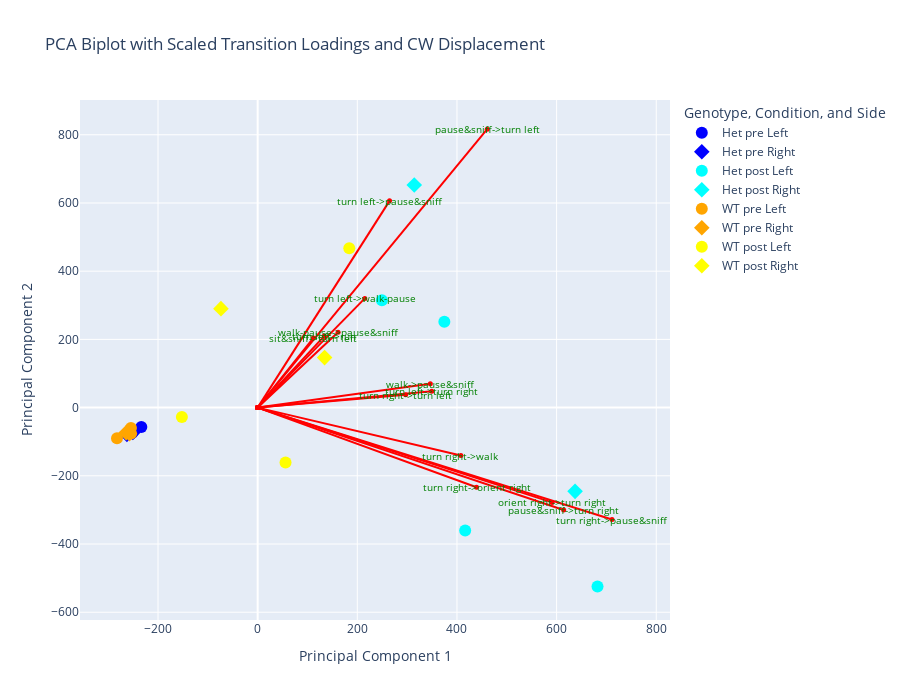

Source (notebook cell):
### Code cell
import plotly.graph_objects as go

# Define colors for Genotype and Condition combinations
genotype_condition_colors = {
    ('Het', 'pre'): 'blue',
    ('Het', 'post'): 'cyan',
    ('WT', 'pre'): 'orange',
    ('WT', 'post'): 'yellow'
}

# Define symbols for Side
side_symbols = {'Left': 'circle', 'Right': 'diamond'}

# Scaling factor for biplot vectors
scale_factor = 5  # Adjust this value to control the length of the biplot lines

# Initialize the figure
fig = go.Figure()

# Calculate the clockwise displacement for each label and add it to the DataFrame
pca_df['CW_Displacement'] = pca_df['Label'].apply(lambda label: -dfs_split[tuple(label.split())]['angular_velocity_clean'].sum() / 6.28)

# Add scatter points for PCA scores, including CW displacement in hover text
for genotype in pca_df['Genotype'].unique():
    for condition in pca_df['Condition'].unique():
        for side in pca_df['Side'].unique():
            subset = pca_df[(pca_df['Genotype'] == genotype) & 
                            (pca_df['Condition'] == condition) & 
                            (pca_df['Side'] == side)]
            
            fig.add_trace(
                go.Scatter(
                    x=subset['PC1'],
                    y=subset['PC2'],
                    mode='markers',
                    marker=dict(
                        size=12,
                        color=genotype_condition_colors[(genotype, condition)],
                        symbol=side_symbols[side]
                    ),
                    name=f'{genotype} {condition} {side}',
                    text=subset['Label'],  # Assuming 'Label' contains additional info to display on hover
                    hovertemplate=(
                        "<b>Genotype:</b> %{marker.color}<br>"
                        "<b>Condition:</b> %{text}<br>"
                        "<b>Side:</b> %{symbol}<br>"
                        "<b>CW Displacement:</b> %{customdata:.2f} rotations<br>"
                        "PC1: %{x:.2f}<br>"
                        "PC2: %{y:.2f}<br>"
                    )
,
                    customdata=subset['CW_Displacement'],  # Add CW displacement to customdata for hover
                    showlegend=True
                )
            )

# Plot scaled loading vectors for selected top features with custom scaling
for i in top_indices:
    fig.add_trace(
        go.Scatter(
            x=[0, loadings_scaled[i, 0] * scale_factor],
            y=[0, loadings_scaled[i, 1] * scale_factor],
            mode='lines+markers',
            line=dict(color='red', width=2),
            marker=dict(size=5, color='red'),
            name=features[i],
            text=[None, features[i]],
            hoverinfo='text',  # Only show feature name on hover
            showlegend=False  # Hide from legend
        )
    )

# Add labels for the loading vectors at the exact tip of the arrows
for i in top_indices:
    fig.add_annotation(
        x=loadings_scaled[i, 0] * scale_factor,  # Place label at arrow tip (x-coordinate)
        y=loadings_scaled[i, 1] * scale_factor,  # Place label at arrow tip (y-coordinate)
        text=features[i],
        showarrow=False,  # No need for a separate arrow since it's already pointing at the label
        font=dict(color="green", size=10),
        xanchor="center",  # Center the label horizontally
        yanchor="middle"   # Center the label vertically
    )

# Customize the layout
fig.update_layout(
    title='PCA Biplot with Scaled Transition Loadings and CW Displacement',
    xaxis_title='Principal Component 1',
    yaxis_title='Principal Component 2',
    legend_title_text='Genotype, Condition, and Side',
    width=900, height=700,
    hovermode='closest'
)

# Show the figure
fig.show()

### Figure 1 — Plotly figure (JSON) as saved in the notebook; plotly's stock layout.template omitted (floating-point values rounded to 4 significant figures)
{"data": [{"customdata": [150.2, -658.2, -1224.0, -376.9], "hovertemplate": "<b>Genotype:</b> %{marker.color}<br><b>Condition:</b> %{text}<br><b>Side:</b> %{symbol}<br><b>CW Displacement:</b> %{customdata:.2f} rotations<br>PC1: %{x:.2f}<br>PC2: %{y:.2f}<br>", "marker": {"color": "blue", "size": 12, "symbol": "circle"}, "mode": "markers", "name": "Het pre Left", "showlegend": true, "text": ["222 pre Het Left", "237 pre Het Left", "218 pre Het Left", "239 pre Het Left"], "type": "scatter", "x": [-253.0, -259.8, -251.3, -233.5], "y": [-69.28, -77.09, -73.47, -56.89]}, {"customdata": [-1108.0, 535.6], "hovertemplate": "<b>Genotype:</b> %{marker.color}<br><b>Condition:</b> %{text}<br><b>Side:</b> %{symbol}<br><b>CW Displacement:</b> %{customdata:.2f} rotations<br>PC1: %{x:.2f}<br>PC2: %{y:.2f}<br>", "marker": {"color": "blue", "size": 12, "symbol": "diamond"}, "mode": "markers", "name": "Het pre Right", "showlegend": true, "text": ["220 pre Het Right", "202 pre Het Right"], "type": "scatter", "x": [-262.4, -250.4], "y": [-78.36, -72.63]}, {"customdata": [23060.0, 15170.0, -2923.0, -1452.0], "hovertemplate": "<b>Genotype:</b> %{marker.color}<br><b>Condition:</b> %{text}<br><b>Side:</b> %{symbol}<br><b>CW Displacement:</b> %{customdata:.2f} rotations<br>PC1: %{x:.2f}<br>PC2: %{y:.2f}<br>", "marker": {"color": "cyan", "size": 12, "symbol": "circle"}, "mode": "markers", "name": "Het post Left", "showlegend": true, "text": ["222 post Het Left", "237 post Het Left", "218 post Het Left", "239 post Het Left"], "type": "scatter", "x": [682.1, 416.5, 374.7, 249.3], "y": [-524.5, -360.5, 251.6, 314.9]}, {"customdata": [-7698.0, 27720.0], "hovertemplate": "<b>Genotype:</b> %{marker.color}<br><b>Condition:</b> %{text}<br><b>Side:</b> %{symbol}<br><b>CW Displacement:</b> %{customdata:.2f} rotations<br>PC1: %{x:.2f}<br>PC2: %{y:.2f}<br>", "marker": {"color": "cyan", "size": 12, "symbol": "diamond"}, "mode": "markers", "name": "Het post Right", "showlegend": true, "text": ["220 post Het Right", "202 post Het Right"], "type": "scatter", "x": [314.3, 637.0], "y": [652.5, -245.5]}, {"customdata": [587.8, -1016.0, -666.9], "hovertemplate": "<b>Genotype:</b> %{marker.color}<br><b>Condition:</b> %{text}<br><b>Side:</b> %{symbol}<br><b>CW Displacement:</b> %{customdata:.2f} rotations<br>PC1: %{x:.2f}<br>PC2: %{y:.2f}<br>", "marker": {"color": "orange", "size": 12, "symbol": "circle"}, "mode": "markers", "name": "WT pre Left", "showlegend": true, "text": ["214 pre WT Left", "210 pre WT Left", "206 pre WT Left"], "type": "scatter", "x": [-282.3, -254.1, -254.3], "y": [-89.76, -76.28, -60.1]}, {"customdata": [712.8, -774.6], "hovertemplate": "<b>Genotype:</b> %{marker.color}<br><b>Condition:</b> %{text}<br><b>Side:</b> %{symbol}<br><b>CW Displacement:</b> %{customdata:.2f} rotations<br>PC1: %{x:.2f}<br>PC2: %{y:.2f}<br>", "marker": {"color": "orange", "size": 12, "symbol": "diamond"}, "mode": "markers", "name": "WT pre Right", "showlegend": true, "text": ["243 pre WT Right", "208 pre WT Right"], "type": "scatter", "x": [-257.2, -263.9], "y": [-76.41, -73.67]}, {"customdata": [9227.0, -6452.0, -5045.0], "hovertemplate": "<b>Genotype:</b> %{marker.color}<br><b>Condition:</b> %{text}<br><b>Side:</b> %{symbol}<br><b>CW Displacement:</b> %{customdata:.2f} rotations<br>PC1: %{x:.2f}<br>PC2: %{y:.2f}<br>", "marker": {"color": "yellow", "size": 12, "symbol": "circle"}, "mode": "markers", "name": "WT post Left", "showlegend": true, "text": ["214 post WT Left", "210 post WT Left", "206 post WT Left"], "type": "scatter", "x": [55.96, -152.1, 183.9], "y": [-161.0, -27.24, 467.0]}, {"customdata": [-11650.0, 3126.0], "hovertemplate": "<b>Genotype:</b> %{marker.color}<br><b>Condition:</b> %{text}<br><b>Side:</b> %{symbol}<br><b>CW Displacement:</b> %{customdata:.2f} rotations<br>PC1: %{x:.2f}<br>PC2: %{y:.2f}<br>", "marker": {"color": "yellow", "size": 12, "symbol": "diamond"}, "mode": "markers", "name": "WT post Right", "showlegend": true, "text": ["243 post WT Right", "208 post WT Right"], "type": "scatter", "x": [-73.7, 134.3], "y": [290.2, 146.5]}, {"hoverinfo": "text", "line": {"color": "red", "width": 2}, "marker": {"color": "red", "size": 5}, "mode": "lines+markers", "name": "orient right->turn right", "showlegend": false, "text": [null, "orient right->turn right"], "type": "scatter", "x": [0, 590.9], "y": [0, -277.9]}, {"hoverinfo": "text", "line": {"color": "red", "width": 2}, "marker": {"color": "red", "size": 5}, "mode": "lines+markers", "name": "pause&sniff->turn left", "showlegend": false, "text": [null, "pause&sniff->turn left"], "type": "scatter", "x": [0, 460.7], "y": [0, 816.5]}, {"hoverinfo": "text", "line": {"color": "red", "width": 2}, "marker": {"color": "red", "size": 5}, "mode": "lines+markers", "name": "pause&sniff->turn right", "showlegend": false, "text": [null, "pause&sniff->turn right"], "type": "scatter", "x": [0, 614.2], "y": [0, -300.0]}, {"hoverinfo": "text", "line": {"color": "red", "width": 2}, "marker": {"color": "red", "size": 5}, "mode": "lines+markers", "name": "sit&sniff->turn left", "showlegend": false, "text": [null, "sit&sniff->turn left"], "type": "scatter", "x": [0, 111.6], "y": [0, 203.9]}, {"hoverinfo": "text", "line": {"color": "red", "width": 2}, "marker": {"color": "red", "size": 5}, "mode": "lines+markers", "name": "turn left->pause&sniff", "showlegend": false, "text": [null, "turn left->pause&sniff"], "type": "scatter", "x": [0, 264.7], "y": [0, 606.2]}, {"hoverinfo": "text", "line": {"color": "red", "width": 2}, "marker": {"color": "red", "size": 5}, "mode": "lines+markers", "name": "turn left->run", "showlegend": false, "text": [null, "turn left->run"], "type": "scatter", "x": [0, 133.6], "y": [0, 209.7]}, {"hoverinfo": "text", "line": {"color": "red", "width": 2}, "marker": {"color": "red", "size": 5}, "mode": "lines+markers", "name": "turn left->turn right", "showlegend": false, "text": [null, "turn left->turn right"], "type": "scatter", "x": [0, 349.5], "y": [0, 47.63]}, {"hoverinfo": "text", "line": {"color": "red", "width": 2}, "marker": {"color": "red", "size": 5}, "mode": "lines+markers", "name": "turn left->walk-pause", "showlegend": false, "text": [null, "turn left->walk-pause"], "type": "scatter", "x": [0, 215.1], "y": [0, 320.2]}, {"hoverinfo": "text", "line": {"color": "red", "width": 2}, "marker": {"color": "red", "size": 5}, "mode": "lines+markers", "name": "turn right->orient right", "showlegend": false, "text": [null, "turn right->orient right"], "type": "scatter", "x": [0, 439.3], "y": [0, -233.5]}, {"hoverinfo": "text", "line": {"color": "red", "width": 2}, "marker": {"color": "red", "size": 5}, "mode": "lines+markers", "name": "turn right->pause&sniff", "showlegend": false, "text": [null, "turn right->pause&sniff"], "type": "scatter", "x": [0, 711.1], "y": [0, -328.2]}, {"hoverinfo": "text", "line": {"color": "red", "width": 2}, "marker": {"color": "red", "size": 5}, "mode": "lines+markers", "name": "turn right->turn left", "showlegend": false, "text": [null, "turn right->turn left"], "type": "scatter", "x": [0, 297.0], "y": [0, 37.33]}, {"hoverinfo": "text", "line": {"color": "red", "width": 2}, "marker": {"color": "red", "size": 5}, "mode": "lines+markers", "name": "turn right->walk", "showlegend": false, "text": [null, "turn right->walk"], "type": "scatter", "x": [0, 407.8], "y": [0, -140.5]}, {"hoverinfo": "text", "line": {"color": "red", "width": 2}, "marker": {"color": "red", "size": 5}, "mode": "lines+markers", "name": "walk->pause&sniff", "showlegend": false, "text": [null, "walk->pause&sniff"], "type": "scatter", "x": [0, 346.6], "y": [0, 69.68]}, {"hoverinfo": "text", "line": {"color": "red", "width": 2}, "marker": {"color": "red", "size": 5}, "mode": "lines+markers", "name": "walk-pause->pause&sniff", "showlegend": false, "text": [null, "walk-pause->pause&sniff"], "type": "scatter", "x": [0, 161.4], "y": [0, 221.2]}], "layout": {"annotations": [{"font": {"color": "green", "size": 10}, "showarrow": false, "text": "orient right->turn right", "x": 590.9, "xanchor": "center", "y": -277.9, "yanchor": "middle"}, {"font": {"color": "green", "size": 10}, "showarrow": false, "text": "pause&sniff->turn left", "x": 460.7, "xanchor": "center", "y": 816.5, "yanchor": "middle"}, {"font": {"color": "green", "size": 10}, "showarrow": false, "text": "pause&sniff->turn right", "x": 614.2, "xanchor": "center", "y": -300.0, "yanchor": "middle"}, {"font": {"color": "green", "size": 10}, "showarrow": false, "text": "sit&sniff->turn left", "x": 111.6, "xanchor": "center", "y": 203.9, "yanchor": "middle"}, {"font": {"color": "green", "size": 10}, "showarrow": false, "text": "turn left->pause&sniff", "x": 264.7, "xanchor": "center", "y": 606.2, "yanchor": "middle"}, {"font": {"color": "green", "size": 10}, "showarrow": false, "text": "turn left->run", "x": 133.6, "xanchor": "center", "y": 209.7, "yanchor": "middle"}, {"font": {"color": "green", "size": 10}, "showarrow": false, "text": "turn left->turn right", "x": 349.5, "xanchor": "center", "y": 47.63, "yanchor": "middle"}, {"font": {"color": "green", "size": 10}, "showarrow": false, "text": "turn left->walk-pause", "x": 215.1, "xanchor": "center", "y": 320.2, "yanchor": "middle"}, {"font": {"color": "green", "size": 10}, "showarrow": false, "text": "turn right->orient right", "x": 439.3, "xanchor": "center", "y": -233.5, "yanchor": "middle"}, {"font": {"color": "green", "size": 10}, "showarrow": false, "text": "turn right->pause&sniff", "x": 711.1, "xanchor": "center", "y": -328.2, "yanchor": "middle"}, {"font": {"color": "green", "size": 10}, "showarrow": false, "text": "turn right->turn left", "x": 297.0, "xanchor": "center", "y": 37.33, "yanchor": "middle"}, {"font": {"color": "green", "size": 10}, "showarrow": false, "text": "turn right->walk", "x": 407.8, "xanchor": "center", "y": -140.5, "yanchor": "middle"}, {"font": {"color": "green", "size": 10}, "showarrow": false, "text": "walk->pause&sniff", "x": 346.6, "xanchor": "center", "y": 69.68, "yanchor": "middle"}, {"font": {"color": "green", "size": 10}, "showarrow": false, "text": "walk-pause->pause&sniff", "x": 161.4, "xanchor": "center", "y": 221.2, "yanchor": "middle"}], "height": 700, "hovermode": "closest", "legend": {"title": {"text": "Genotype, Condition, and Side"}}, "title": {"text": "PCA Biplot with Scaled Transition Loadings and CW Displacement"}, "width": 900, "xaxis": {"title": {"text": "Principal Component 1"}}, "yaxis": {"title": {"text": "Principal Component 2"}}}}
